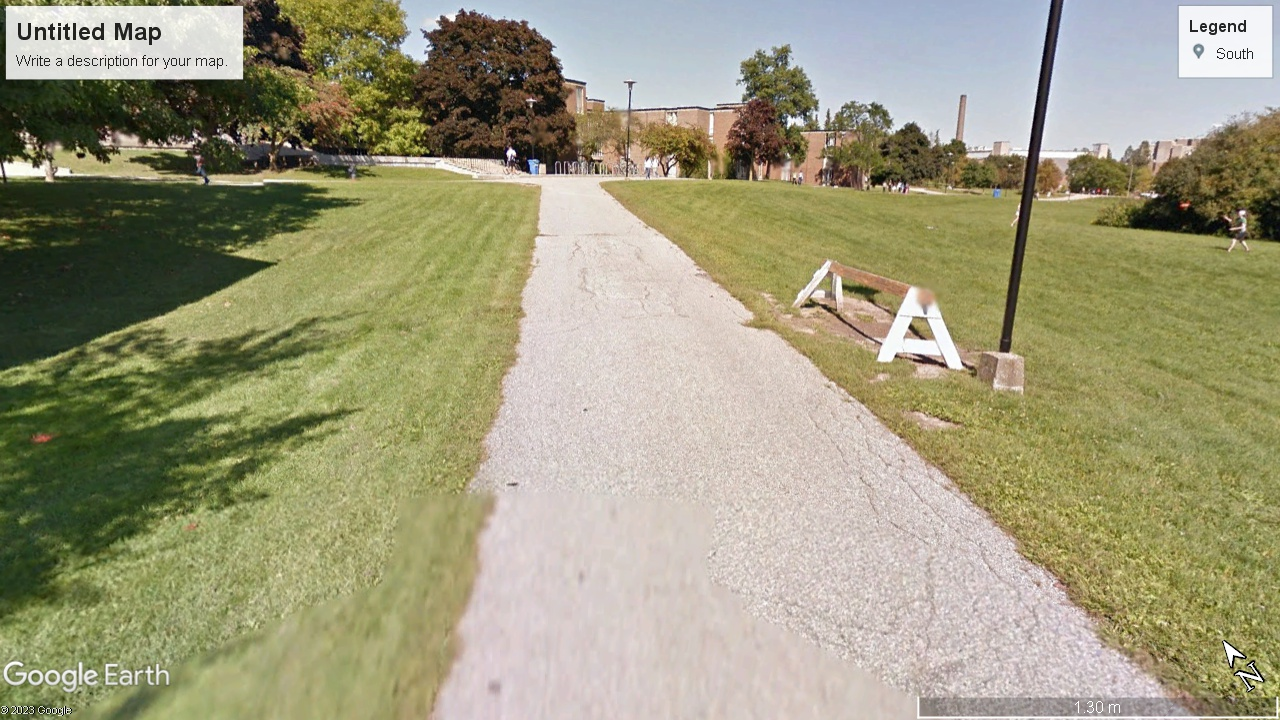
#> input picture Sidewalks/P10.jpg, 1280 x 720 px, given in place of the camera; the run also reads 1 picture not shown here
$ jupyter execute linedetector.ipynb   (shell and % lines are left out)
#> lines starting #> are read from the running program, lines starting #| are printed output that depends on the picture; after the words box and inside, x2 and y2 are one past the last pixel; in counts of white or black regions, pixels touching at a corner belong together; long printed decimals are rounded
[cell 1]
# import dependencies
import os
import sys

import numpy as np
import matplotlib.pyplot as plt

import cv2

import ipywidgets as widgets
from ipywidgets import interact, interact_manual
from IPython.display import display, Javascript, Image

from base64 import b64decode, b64encode
import PIL
import io
import html
import time
import math

[cell 2]
# define a video capture object edit the number to find the webcam
vid = cv2.VideoCapture(0)

while(True):

    # Capture the video frame
    # by frame
    ret, image = vid.read()
#> image is the input picture: shape (720, 1280, 3); mean B, G, R 124.2, 153.9, 157.2
    # Read the Image

    # Convert BGR image to HSV
    hsv = cv2.cvtColor(image, cv2.COLOR_BGR2HSV)
#> hsv: shape (720, 1280, 3); mean H, S, V 37.7, 75.5, 161.6

    # Splitting the HSV image into its components
    h, s, v = cv2.split(hsv)

    # Define lower and upper thresholds for value segmentation
    lower_value_threshold = 0
    upper_value_threshold = 150

    # Define lower and upper thresholds for value segmentation
    lower_hue_threshold = 30
    upper_hue_threshold = 90

    # Create a binary mask based on value thresholds
    value_mask = cv2.inRange(v, lower_value_threshold, upper_value_threshold)
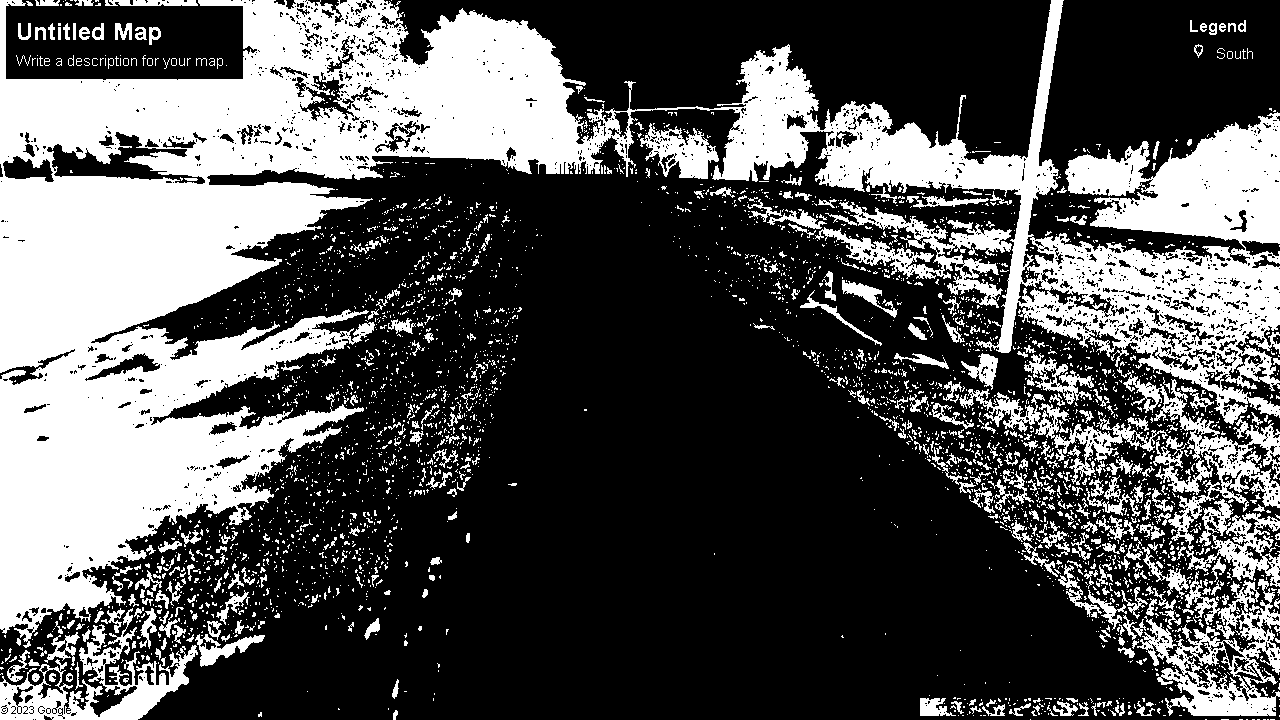
#> value_mask: shape (720, 1280); 33.4% white; 3687 white regions (3265 under 20 px), largest, box (x1, y1, x2, y2) and area: (0, 0, 1280, 648) 229123, (1137, 571, 1280, 716) 8093, (0, 608, 198, 720) 6750

    # Create a binary mask based on hue thresholds
    hue_mask = cv2.inRange(h, lower_hue_threshold, upper_hue_threshold)
#> hue_mask: shape (720, 1280); 32.1% white; 920 white regions (671 under 20 px), largest, box (x1, y1, x2, y2) and area: (0, 137, 518, 720) 200449, (0, 0, 298, 159) 29613, (1017, 189, 1280, 388) 20820

    # Combine the value and hue mask
    composite_mask = cv2.bitwise_and(value_mask, hue_mask)
#> composite_mask: shape (720, 1280); 18.8% white; 2459 white regions (2089 under 20 px), largest, box (x1, y1, x2, y2) and area: (0, 176, 375, 648) 96871, (1018, 249, 1280, 388) 13708, (0, 0, 208, 159) 11024

    # Apply the mask to the original image to remove shadows
    segmented_image = cv2.bitwise_and(image, image, mask=composite_mask)

    # Convert Image to Grayscale
    img_gry = cv2.cvtColor(image,cv2.COLOR_BGR2GRAY)

    # Equalize the contrast of the image
    equalized = cv2.equalizeHist(img_gry)

    # Apply Gaussian blurring
    img_blur = cv2.GaussianBlur(equalized, (5,5), 0)

    # Apply Otsubin thresholding
    ret, img_Otsubin = cv2.threshold(img_gry,10,255,cv2.THRESH_BINARY)
#> img_Otsubin: shape (720, 1280); 99.9% white; black in thin lines or dots

    imagetocanny = img_Otsubin

    edges = cv2.Canny(image=imagetocanny, threshold1=200, threshold2=200) # Canny Edge Detection
#> edges: shape (720, 1280); 0.3% white in thin lines or dots


    '''
    rho = 1  # distance resolution in pixels of the Hough grid
    theta = np.pi / 180  # angular resolution in radians of the Hough grid
    threshold = 15  # minimum number of votes (intersections in Hough grid cell)
    min_line_length = 100  # minimum number of pixels making up a line
    max_line_gap = 30  # maximum gap in pixels between connectable line segments
    line_image = np.copy(img_Otsubin) * 0  # creating a blank to draw lines on
    '''

    line_image = np.copy(img_Otsubin) * 0  # creating a blank to draw lines on
#> line_image: shape (720, 1280); every value is 0

    # Run Hough on edge detected image. Output lines are an array containing endpoints of detected line segments
    lines = cv2.HoughLinesP(edges, 1, np.pi/100, 15, np.array([]),
                        100, 30)
#> lines = [[1030, 138, 1051, 2], [1021, 207, 1053, 7], [429, 119, 564, 102], [1020, 207, 1053, 2], [445, 109, 546, 69], [452, 101, 557, 107]]

    for line in lines:
        for x1,y1,x2,y2 in line:
            cv2.line(image,(x1,y1),(x2,y2),(255,0,0),5)
#> this loop made 6 passes
#> image: shape (720, 1280, 3); 0.43% of pixels changed, all inside (x1, y1, x2, y2) = (426, 0, 1057, 211)


    # Display the resulting frame
    cv2.imshow('frame', image)

    # the 'q' button is set as the
    # quitting button you may use any
    # desired button of your choice
    if cv2.waitKey(1) & 0xFF == ord('q'):
#> (key q is pressed here)
        break

# After the loop release the cap object
vid.release()
# Destroy all the windows
cv2.destroyAllWindows()

[cell 3]
# Read the IMage
image = cv2.imread('./Sidewalks/P1.jpg',cv2.IMREAD_UNCHANGED)
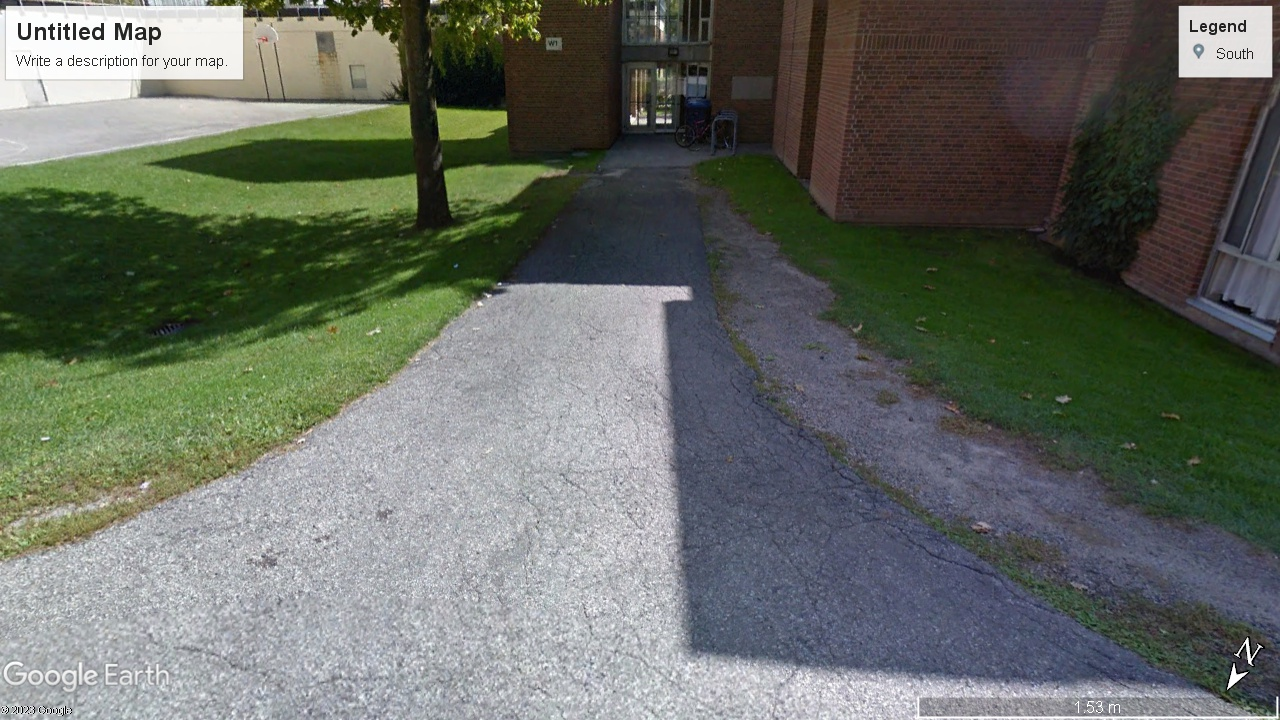
#> input picture Sidewalks/P1.jpg, 1280 x 720 px
#> image is the input picture: shape (720, 1280, 3); mean B, G, R 98.4, 106.6, 101.6
whiteboard = cv2.imread('./Sidewalks/whitebox.png', cv2.IMREAD_UNCHANGED)

# Convert BGR image to HSV
hsv = cv2.cvtColor(image, cv2.COLOR_BGR2HSV)
#> hsv: shape (720, 1280, 3); mean H, S, V 74.5, 69.1, 113.5

# Splitting the HSV image into its components
h, s, v = cv2.split(hsv)

# Define lower and upper thresholds for value segmentation
lower_value_threshold = 0
upper_value_threshold = 150

# Define lower and upper thresholds for value segmentation
lower_hue_threshold = 30
upper_hue_threshold = 90

# Create a binary mask based on value thresholds
value_mask = cv2.inRange(v, lower_value_threshold, upper_value_threshold)
#> value_mask: shape (720, 1280); 67.9% white; 1626 black regions (1438 under 20 px), largest, box (x1, y1, x2, y2) and area: (0, 284, 1279, 720) 223837, (0, 0, 410, 169) 43208, (1179, 6, 1272, 77) 6086

# Create a binary mask based on hue thresholds
hue_mask = cv2.inRange(h, lower_hue_threshold, upper_hue_threshold)
#> hue_mask: shape (720, 1280); 34.3% white; 794 white regions (601 under 20 px), largest, box (x1, y1, x2, y2) and area: (0, 0, 640, 516) 168587, (688, 48, 1280, 553) 104249, (867, 474, 1280, 720) 11401

# Combine the value and hue mask
composite_mask = cv2.bitwise_and(value_mask, hue_mask)
#> composite_mask: shape (720, 1280); 30.2% white; 534 white regions (450 under 20 px), largest, box (x1, y1, x2, y2) and area: (0, 0, 640, 508) 146575, (688, 49, 1280, 553) 104197, (867, 474, 1276, 716) 11209

# Apply the mask to the original image to remove shadows
segmented_image = cv2.bitwise_and(image, image, mask=composite_mask)

# Convert Image to Grayscale
img_gry = cv2.cvtColor(segmented_image,cv2.COLOR_BGR2GRAY)

# Equalize the contrast of the image
equalized = cv2.equalizeHist(img_gry)

# Apply Gaussian blurring
img_blur = cv2.GaussianBlur(equalized, (5,5), 0)

# Apply Otsubin thresholding
ret, img_Otsubin = cv2.threshold(img_gry,10,255,cv2.THRESH_BINARY)
#> img_Otsubin: shape (720, 1280); 30.1% white; 552 white regions (469 under 20 px), largest, box (x1, y1, x2, y2) and area: (0, 0, 640, 508) 145956, (688, 49, 1280, 553) 103985, (867, 474, 1276, 716) 11175

imagetocanny = img_Otsubin

edges = cv2.Canny(image=imagetocanny, threshold1=200, threshold2=200) # Canny Edge Detection
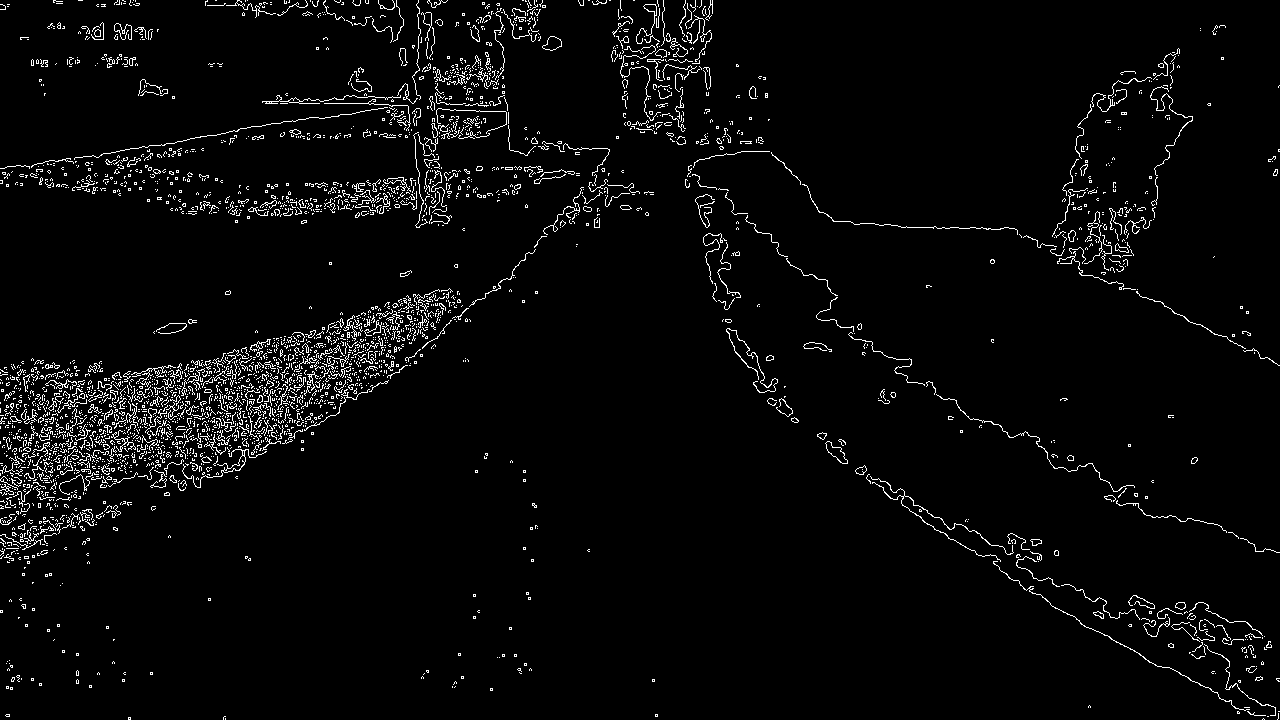
#> edges: shape (720, 1280); 3.5% white in thin lines or dots


'''
rho = 1  # distance resolution in pixels of the Hough grid
theta = np.pi / 180  # angular resolution in radians of the Hough grid
threshold = 15  # minimum number of votes (intersections in Hough grid cell)
min_line_length = 100  # minimum number of pixels making up a line
max_line_gap = 30  # maximum gap in pixels between connectable line segments
line_image = np.copy(img_Otsubin) * 0  # creating a blank to draw lines on
'''


# Run Hough on edge detected image. Output lines are an array containing endpoints of detected line segments
lines = cv2.HoughLinesP(edges, 1, np.pi/100, 15, np.array([]),
                    100, 30)
#> lines = 360 rows, first 6: [6, 456, 435, 346], [5, 396, 427, 343], [1, 391, 438, 336], [8, 449, 437, 338], [0, 542, 371, 307], [147, 476, 457, 293]

for line in lines:
    for x1,y1,x2,y2 in line:
      cv2.line(whiteboard,(x1,y1),(x2,y2),(255,0,0),5)
#> this loop made 360 passes


# Left line
y1 = 719
x1 = 640
while x1 > 0:
    pixel_color = whiteboard[y1, x1]  # OpenCV uses (row, column) indexing

    # Assuming OpenCV uses BGR format for color representation
    if all(pixel_color == [255, 0, 0, 0]):  # Checking for blue color (assuming BGR values)
        print(f"Found blue pixel for left at ({x1}, {y1})")
        # If you want to stop at the first blue pixel, you can break here
        break
    # Move up one pixel on the line
    y1 -= 1
    x1 -= 1
#> after the loop, x1 = 337; y1 = 416
cv2.line(whiteboard,(x1,y1),(640,720),(0,255,0),5)
distance1 = math.hypot(640 - x1, 719 - y1)
#> distance1 = 428.5
print(f"Here is the right distance: {distance1}")
#| Here is the right distance: 428.507

# Center line
y2 = 719
x2 = 640
while y2 > 0:
    pixel_color = whiteboard[y2, x2]  # OpenCV uses (row, column) indexing

    # Assuming OpenCV uses BGR format for color representation
    if all(pixel_color == [255, 0, 0, 0]):  # Checking for blue color (assuming BGR values)
        print(f"Found blue pixel for ceneter at ({x2}, {y2})")

        # If you want to stop at the first blue pixel, you can break here
        break
    # Move up one pixel on the line
    y2 -= 1
#> this loop made 586 passes
#> pixel_color on passes 1 to 3: [0, 255, 0, 0], [0, 255, 0, 0], [0, 255, 0, 0]
#> after the loop, y2 = 134
cv2.line(whiteboard,(640,y2),(640,720),(0,255,0),5)
distance2 = math.hypot(640 - x2, 719 - y2)
#> distance2 = 585
print(f"Here is the right distance: {distance2}")
#| Here is the right distance: 585.0

# Right line
y3 = 719
x3 = 640
while x3 < 1280:
    pixel_color = whiteboard[y3, x3]  # OpenCV uses (row, column) indexing

    # Assuming OpenCV uses BGR format for color representation
    if all(pixel_color == [255, 0, 0, 0]):  # Checking for blue color (assuming BGR values)
        print(f"Found blue pixel for right at ({x3}, {y3})")
        # If you want to stop at the first blue pixel, you can break here
        break
    # Move up one pixel on the line
    y3 -= 1
    x3 += 1
#> this loop made 236 passes
#> after the loop, x3 = 875; y3 = 484
cv2.line(whiteboard,(x3,y3),(640,720),(0,255,0),5)
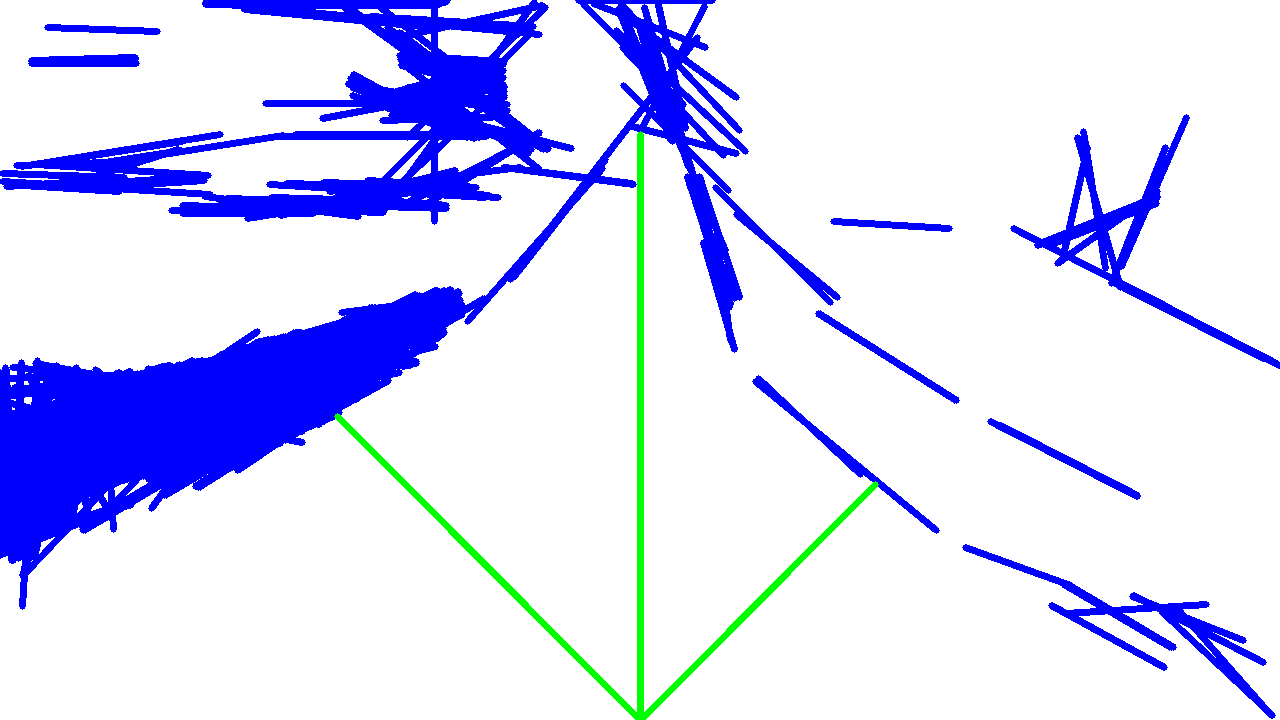
#> whiteboard: shape (720, 1280, 4); mean B, G, R, A 252.5, 216.6, 214.1, 214.1

distance3 = math.hypot(640 - x3, 719 - y3)
#> distance3 = 332.3
print(f"Here is the right distance: {distance3}")
#| Here is the right distance: 332.340


plt.figure(figsize = (20,20))
#> (this line was passed over: IPython is not available in this run)

plt.figure(figsize=(20, 5))
#> (this line was passed over: IPython is not available in this run)


plt.subplot(1, 6, 1)
#> (this line was passed over: IPython is not available in this run)
plt.imshow(hue_mask, cmap='gray')
#> (this line was passed over: IPython is not available in this run)
plt.title('Hue Mask')
#> (this line was passed over: IPython is not available in this run)

plt.subplot(1, 6, 2)
#> (this line was passed over: IPython is not available in this run)
plt.imshow(value_mask, cmap='gray')
#> (this line was passed over: IPython is not available in this run)
plt.title('Value Mask')

plt.subplot(1, 6, 3)
plt.imshow(hue_mask, cmap='gray')
plt.title('Hue Mask')

plt.subplot(1, 6, 4)
plt.imshow(img_Otsubin, cmap='gray')
plt.title('Otsubin Threshold')

plt.subplot(1, 6, 5)
plt.imshow(edges, cmap='gray')
plt.title('Canny Edges')

plt.subplot(1, 6, 6)
plt.imshow(cv2.cvtColor(whiteboard, cv2.COLOR_BGR2RGB))
plt.title('Hough Lines')

plt.tight_layout()
plt.show()
